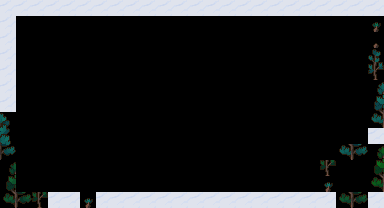

This is a level from a 2D game, rendered from its Tiled map with the project's own tilesets. A one-line summary and the complete map file follow:
An orthogonal 24x13 tile map with 16x16 px tiles, 1 tile layer (collision), 2 hidden layers not drawn, 2 tilesets.

<map version="1.10" tiledversion="1.11.2" orientation="orthogonal" renderorder="right-down" width="24" height="13" tilewidth="16" tileheight="16" infinite="0" nextlayerid="4" nextobjectid="1">
 <editorsettings>
  <export target="../../config/winter-map.json" format="json" />
 </editorsettings>
 <tileset firstgid="1" source="Floors_Tiles.tsx" />
 <tileset firstgid="651" source="tree-tiles.tsx" />
 <layer id="1" name="bottom" width="24" height="13" visible="0">
  <data encoding="csv">
551,551,551,551,551,551,551,551,551,551,551,551,551,551,551,551,551,552,551,551,552,553,554,555,
576,576,576,576,576,576,576,576,576,576,551,552,553,554,555,555,555,555,576,551,552,553,554,555,
551,551,551,551,551,551,552,553,554,555,551,552,553,554,555,580,580,580,551,552,553,554,555,555,
576,576,576,576,576,551,552,553,554,555,551,552,553,554,555,578,579,580,555,552,553,554,555,580,
576,577,578,579,580,551,552,553,554,555,551,552,553,554,555,578,579,580,580,551,552,553,554,555,
576,577,578,579,580,551,552,553,554,555,551,552,553,554,555,577,578,579,580,551,552,553,554,555,
576,577,578,579,580,551,552,553,554,555,551,552,553,554,555,577,578,579,580,551,552,553,554,555,
576,577,578,579,580,551,552,553,554,555,551,552,553,554,555,577,578,579,580,551,552,553,554,555,
576,577,578,579,580,551,552,553,554,555,551,552,553,554,555,577,578,579,580,551,552,553,554,555,
576,577,578,579,580,576,577,578,579,580,551,552,553,554,555,577,578,579,580,551,552,553,554,555,
576,577,578,579,580,552,553,554,555,555,555,555,555,555,554,555,578,579,580,555,555,553,554,555,
576,577,578,579,580,555,555,555,555,580,580,580,580,580,555,555,578,579,580,580,580,555,555,555,
576,577,578,579,580,580,580,580,580,576,577,578,579,580,580,580,577,578,579,580,580,580,580,580
</data>
 </layer>
 <layer id="2" name="collision" width="24" height="13">
  <data encoding="csv">
551,551,551,551,551,551,551,551,551,551,551,551,551,551,551,551,551,551,551,551,551,551,551,478,
551,0,0,0,0,0,0,0,0,0,0,0,0,0,0,0,0,0,0,0,0,0,0,666,
551,0,0,0,0,0,0,0,0,0,0,0,0,0,0,0,0,0,0,0,0,0,0,670,
551,0,0,0,0,0,0,0,0,0,0,0,0,0,0,0,0,0,0,0,0,0,0,661,
551,0,0,0,0,0,0,0,0,0,0,0,0,0,0,0,0,0,0,0,0,0,0,669,
551,0,0,0,0,0,0,0,0,0,0,0,0,0,0,0,0,0,0,0,0,0,0,651,
551,0,0,0,0,0,0,0,0,0,0,0,0,0,0,0,0,0,0,0,0,0,0,659,
652,0,0,0,0,0,0,0,0,0,0,0,0,0,0,0,0,0,0,0,0,0,0,667,
660,0,0,0,0,0,0,0,0,0,0,0,0,0,0,0,0,0,0,0,0,0,0,478,
668,0,0,0,0,0,0,0,0,0,0,0,0,0,0,0,0,0,0,0,0,667,668,679,
675,0,0,0,0,0,0,0,0,0,0,0,0,0,0,0,0,0,0,0,693,0,0,687,
683,0,0,0,0,0,0,0,0,0,0,0,0,0,0,0,0,0,0,0,662,0,0,695,
691,692,693,551,551,662,551,551,551,551,551,551,551,551,551,551,551,551,551,551,551,691,692,551
</data>
 </layer>
 <layer id="3" name="top" width="24" height="13" visible="0">
  <data encoding="csv">
0,0,0,0,0,0,0,0,0,0,0,0,0,0,0,0,0,0,0,0,0,0,0,0,
0,0,0,0,0,0,0,0,0,0,0,0,0,0,0,0,0,0,0,0,0,0,0,0,
0,0,0,0,0,0,0,0,0,0,0,0,0,0,0,0,0,0,0,0,0,0,0,0,
0,0,0,0,0,0,0,0,0,0,0,0,0,0,0,0,0,0,0,0,0,0,0,0,
0,0,0,0,0,0,0,0,0,0,0,0,0,0,0,0,0,0,0,0,0,0,0,0,
0,0,0,0,0,0,0,0,0,0,0,0,0,0,0,0,0,0,0,0,0,0,0,0,
0,0,0,0,0,0,0,0,0,0,0,0,0,0,0,0,0,0,0,0,0,0,0,0,
0,0,0,0,0,0,0,0,0,0,0,0,0,0,0,0,0,0,0,0,0,651,652,0,
0,0,0,0,0,0,0,0,0,0,0,0,0,0,0,0,0,0,0,0,0,659,660,0,
0,0,0,0,0,0,0,0,0,0,0,0,0,0,0,0,0,0,0,0,685,0,0,0,
0,676,0,0,0,0,0,0,0,0,0,0,0,0,0,0,0,0,0,0,0,675,676,0,
0,684,685,0,0,0,0,0,0,0,0,0,0,0,0,0,0,0,0,0,0,683,684,0,
691,692,0,0,0,0,0,0,0,0,0,0,0,0,0,0,0,0,0,0,0,0,0,0
</data>
 </layer>
</map>
